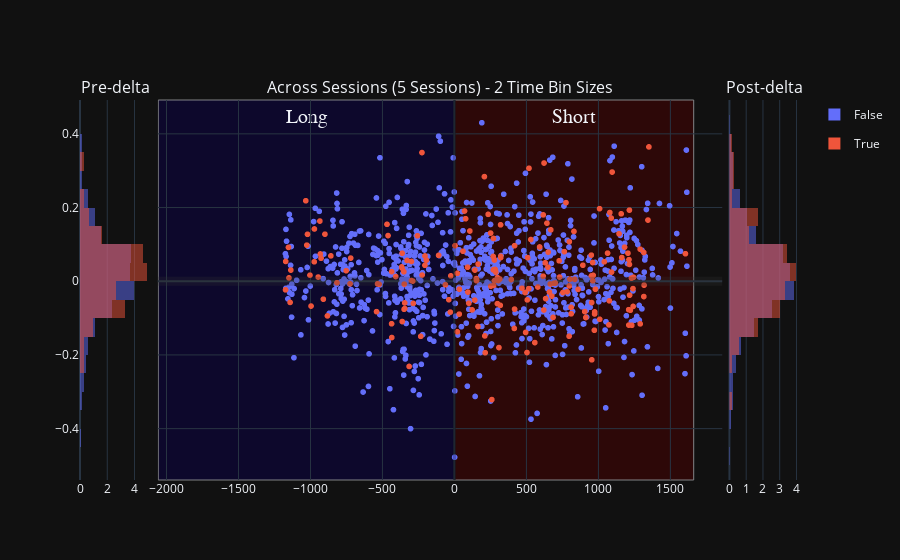

The cell this chart's notebook holds for it:
### Code cell
histogram_bins = 25
# concatenated_ripple_df = deepcopy(df)


# ripple_title_prefix = 'test'
# # Create a bubble chart for ripples
# ripple_num_unique_sessions: int = concatenated_ripple_df.session_name.nunique(dropna=True) # number of unique sessions, ignoring the NA entries
# # ripple_num_unique_time_bins: int = concatenated_ripple_df.time_bin_size.nunique(dropna=True)
# ripple_title_string_suffix: str = f'{ripple_num_unique_sessions} Sessions'
# ripple_title: str = f"{ripple_title_prefix} - {ripple_title_string_suffix}"
# fig_ripples = _helper_build_figure(data_results_df=concatenated_ripple_df, histogram_bins=histogram_bins, earliest_delta_aligned_t_start=earliest_delta_aligned_t_start, latest_delta_aligned_t_end=latest_delta_aligned_t_end, enabled_time_bin_sizes=None,
#                                     main_plot_mode='separate_row_per_session', title=ripple_title)


scatter_title = 'Sevveral Sessions'
# variable_name = 'P_Long'
# variable_name = 'wcorr_abs_diff'
variable_name = 'pearsonr_abs_diff'
# 'color':'is_user_annotated_epoch'
# 'color': 'is_user_annotated_epoch', 
px_scatter_kwargs = {'x': 'delta_aligned_start_t', 'y': variable_name, 'color':"is_user_annotated_epoch", 'title': scatter_title, 'range_y': [0.0, 1.0], 'labels': {'session_name': 'Session', 'time_bin_size': 'tbin_size', 'is_user_annotated_epoch':'user_sel'}} # , 'color': 'time_bin_size'
# hist_kwargs = dict(color="time_bin_size")
hist_kwargs = dict(color="is_user_annotated_epoch", histnorm='probability density')
new_fig_ripples = plotly_pre_post_delta_scatter(data_results_df=deepcopy(concatenated_ripple_df), out_scatter_fig=None, histogram_bins=histogram_bins,
                        px_scatter_kwargs=px_scatter_kwargs, histogram_variable_name=variable_name, hist_kwargs=hist_kwargs, forced_range_y=None,
                        time_delta_tuple=(earliest_delta_aligned_t_start, 0.0, latest_delta_aligned_t_end))
new_fig_ripples

### Figure 1 — Plotly figure (JSON) as saved in the notebook; plotly's stock layout.template omitted (floating-point values rounded to 4 significant figures; data arrays with more than 128 entries replaced by an {"elided": "..."} marker saying what was removed)
{"data": [{"alignmentgroup": "True", "bingroup": "y", "histnorm": "probability density", "hovertemplate": "is_user_annotated_epoch=False<br>probability density=%{x}<br>pearsonr_abs_diff=%{y}<extra></extra>", "legendgroup": "False", "marker": {"color": "#636efa", "opacity": 0.5, "pattern": {"shape": ""}}, "name": "False", "nbinsy": 25, "offsetgroup": "False", "orientation": "h", "showlegend": true, "type": "histogram", "xaxis": "x", "y": {"elided": "994 float values"}, "yaxis": "y"}, {"alignmentgroup": "True", "bingroup": "y", "histnorm": "probability density", "hovertemplate": "is_user_annotated_epoch=True<br>probability density=%{x}<br>pearsonr_abs_diff=%{y}<extra></extra>", "legendgroup": "True", "marker": {"color": "#EF553B", "opacity": 0.5, "pattern": {"shape": ""}}, "name": "True", "nbinsy": 25, "offsetgroup": "True", "orientation": "h", "showlegend": true, "type": "histogram", "xaxis": "x", "y": [-0.0825, -0.007072, -0.008227, 0.03576, -0.1093, -0.07611, -0.2313, 0.001933, 0.05376, -0.1495, 0.0537, 0.01131, 0.1633, 0.06884, 0.02856, 0.06284, -0.1154, 0.02612, -0.1528, 0.01275, 0.03888, 0.07613, 0.02568, -0.007825, -0.05873, 0.05641, 0.0003798, -0.0602, 0.1233, 0.3492, 0.04324, 0.06853, 0.05719, 0.07018, -0.0501, -0.08387, 0.01462, 0.06229, 0.1277, -0.09411, null, null, -0.00697, null, null, 0.1545, 0.124, null, null, null, null, null, null, null, null, null, 0.01672, null, null, -0.02333, 0.0919, 0.009049, -0.05747, 0.03027, 0.2184, 0.098, 0.1274, 0.01643, -0.06737, 0.05283, 0.1419, 0.07399, -0.04875, -0.004048, -0.07412, -0.009554], "yaxis": "y"}, {"hovertemplate": "user_sel=False<br>delta_aligned_start_t=%{x}<br>pearsonr_abs_diff=%{y}<extra></extra>", "legendgroup": "False", "marker": {"color": "#636efa", "symbol": "circle"}, "mode": "markers", "name": "False", "showlegend": false, "type": "scattergl", "x": {"elided": "2353 float values"}, "xaxis": "x2", "y": {"elided": "2353 float values"}, "yaxis": "y2"}, {"hovertemplate": "user_sel=True<br>delta_aligned_start_t=%{x}<br>pearsonr_abs_diff=%{y}<extra></extra>", "legendgroup": "True", "marker": {"color": "#EF553B", "symbol": "circle"}, "mode": "markers", "name": "True", "showlegend": false, "type": "scattergl", "x": {"elided": "234 float values"}, "xaxis": "x2", "y": {"elided": "234 float values"}, "yaxis": "y2"}, {"alignmentgroup": "True", "bingroup": "y", "histnorm": "probability density", "hovertemplate": "is_user_annotated_epoch=False<br>probability density=%{x}<br>pearsonr_abs_diff=%{y}<extra></extra>", "legendgroup": "False", "marker": {"color": "#636efa", "opacity": 0.5, "pattern": {"shape": ""}}, "name": "False", "nbinsy": 25, "offsetgroup": "False", "orientation": "h", "showlegend": false, "type": "histogram", "xaxis": "x3", "y": {"elided": "1359 float values"}, "yaxis": "y3"}, {"alignmentgroup": "True", "bingroup": "y", "histnorm": "probability density", "hovertemplate": "is_user_annotated_epoch=True<br>probability density=%{x}<br>pearsonr_abs_diff=%{y}<extra></extra>", "legendgroup": "True", "marker": {"color": "#EF553B", "opacity": 0.5, "pattern": {"shape": ""}}, "name": "True", "nbinsy": 25, "offsetgroup": "True", "orientation": "h", "showlegend": false, "type": "histogram", "xaxis": "x3", "y": {"elided": "158 float values"}, "yaxis": "y3"}], "layout": {"annotations": [{"font": {"size": 16}, "showarrow": false, "text": "Pre-delta", "x": 0.049, "xanchor": "center", "xref": "paper", "y": 1, "yanchor": "bottom", "yref": "paper"}, {"font": {"size": 16}, "showarrow": false, "text": "Across Sessions (5 Sessions) - 2 Time Bin Sizes", "x": 0.5, "xanchor": "center", "xref": "paper", "y": 1, "yanchor": "bottom", "yref": "paper"}, {"font": {"size": 16}, "showarrow": false, "text": "Post-delta", "x": 0.951, "xanchor": "center", "xref": "paper", "y": 1, "yanchor": "bottom", "yref": "paper"}], "barmode": "overlay", "shapes": [{"line": {"color": "rgba(0.2,0.2,0.2,.25)", "width": 9}, "type": "line", "x0": 0, "x1": 1, "xref": "x2 domain", "y0": 0, "y1": 0, "yref": "y2"}, {"line": {"color": "rgba(0,0,0,.25)", "width": 3}, "type": "line", "x0": 0, "x1": 0, "xref": "x2", "y0": 0, "y1": 1, "yref": "y2 domain"}, {"fillcolor": "#0b0049", "label": {"font": {"family": "Times New Roman", "size": 20}, "text": "Long", "textposition": "top center"}, "layer": "below", "line": {"width": 1}, "opacity": 0.5, "type": "rect", "x0": -2057.0, "x1": 0, "xref": "x2", "y0": 0, "y1": 1, "yref": "y2 domain"}, {"fillcolor": "#490000", "label": {"font": {"family": "Times New Roman", "size": 20}, "text": "Short", "textposition": "top center"}, "layer": "below", "line": {"width": 1}, "opacity": 0.5, "type": "rect", "x0": 0, "x1": 1662.0, "xref": "x2", "y0": 0, "y1": 1, "yref": "y2 domain"}], "xaxis": {"anchor": "y", "domain": [0, 0.098]}, "xaxis2": {"anchor": "y2", "domain": [0.108, 0.892]}, "xaxis3": {"anchor": "y3", "domain": [0.902, 1]}, "yaxis": {"anchor": "x", "domain": [0, 1]}, "yaxis2": {"anchor": "x2", "domain": [0, 1], "matches": "y", "showticklabels": false}, "yaxis3": {"anchor": "x3", "domain": [0, 1], "matches": "y", "showticklabels": false}}}
